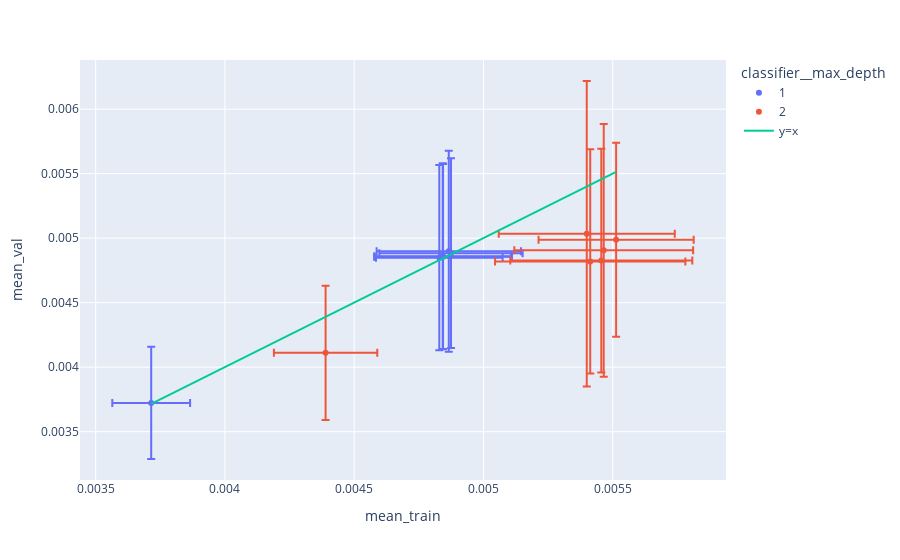

Notebook source saved alongside this figure:
### Code cell
fig = px.scatter(
  df.reset_index().astype(dict(classifier__max_depth=str)), 
  x="mean_train", 
  y="mean_val", 
  color="classifier__max_depth", 
  hover_name=df.index.get_level_values('scaler').astype('str'), 
  error_x="std_train",
  error_y="std_val"
)
fig.add_trace(go.Scatter(x=df['mean_train'].agg(['min', 'max']), y=df['mean_train'].agg(['min', 'max']), name="y=x", mode='lines'))

### Figure 1 — Plotly figure (JSON) as saved in the notebook; plotly's stock layout.template omitted (floating-point values rounded to 4 significant figures)
{"data": [{"error_x": {"array": [0.0002449, 0.000264, 0.0002666, 0.0001505, 0.0002791, 0.0002772]}, "error_y": {"array": [0.0007182, 0.0007194, 0.000718, 0.0004351, 0.0007789, 0.0007359]}, "hovertemplate": "<b>%{hovertext}</b><br><br>classifier__max_depth=1<br>mean_train=%{x}<br>mean_val=%{y}<extra></extra>", "hovertext": ["StandardScaler()", "MinMaxScaler()", "RobustScaler()", "PowerTransformer()", "QuantileTransformer(random_state=1)", "QuantileTransformer(output_distribution='normal', random_state=1)"], "legendgroup": "1", "marker": {"color": "#636efa", "symbol": "circle"}, "mode": "markers", "name": "1", "orientation": "v", "showlegend": true, "type": "scatter", "x": [0.004829, 0.004842, 0.004844, 0.003715, 0.004866, 0.004874], "xaxis": "x", "y": [0.004849, 0.004861, 0.004856, 0.003723, 0.004898, 0.004884], "yaxis": "y"}, {"error_x": {"array": [0.0003681, 0.0003521, 0.0003459, 0.0001999, 0.0003405, 0.0003001]}, "error_y": {"array": [0.0008687, 0.0008667, 0.0009797, 0.0005206, 0.001185, 0.0007517]}, "hovertemplate": "<b>%{hovertext}</b><br><br>classifier__max_depth=2<br>mean_train=%{x}<br>mean_val=%{y}<extra></extra>", "hovertext": ["StandardScaler()", "MinMaxScaler()", "RobustScaler()", "PowerTransformer()", "QuantileTransformer(random_state=1)", "QuantileTransformer(output_distribution='normal', random_state=1)"], "legendgroup": "2", "marker": {"color": "#EF553B", "symbol": "circle"}, "mode": "markers", "name": "2", "orientation": "v", "showlegend": true, "type": "scatter", "x": [0.005413, 0.005456, 0.005465, 0.004389, 0.0054, 0.005513], "xaxis": "x", "y": [0.00482, 0.004826, 0.004906, 0.004111, 0.005034, 0.004987], "yaxis": "y"}, {"mode": "lines", "name": "y=x", "type": "scatter", "x": [0.003715, 0.005513], "y": [0.003715, 0.005513]}], "layout": {"autosize": true, "legend": {"title": {"text": "classifier__max_depth"}, "tracegroupgap": 0}, "margin": {"t": 60}, "xaxis": {"anchor": "y", "autorange": true, "domain": [0, 1], "range": [0.003439, 0.005938], "title": {"text": "mean_train"}, "type": "linear"}, "yaxis": {"anchor": "x", "autorange": true, "domain": [0, 1], "range": [0.003125, 0.006381], "title": {"text": "mean_val"}, "type": "linear"}}}
